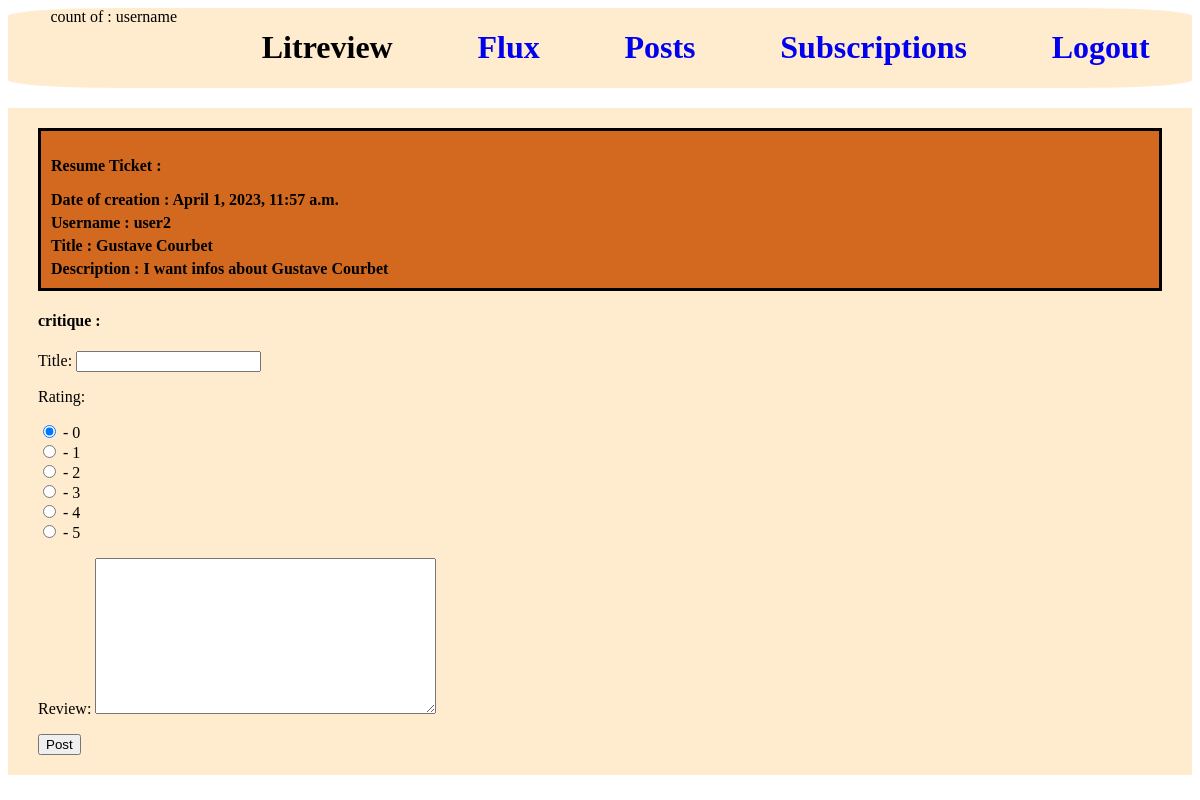
/dashboard/respond_ticket/34/ (signed in), run on the app's committed database.
### accounts/models.py (models this page shows, shortened)
class CustomUser(AbstractUser):
    pass

### reviews/models.py (models this page shows, shortened)
class Ticket(models.Model):
    title = models.CharField(max_length=128)
    slug = models.SlugField(max_length=128)
    description = models.TextField(max_length=2048, blank=True)
    user = models.ForeignKey(to=settings.AUTH_USER_MODEL, on_delete=models.CASCADE)
    image = models.ImageField(null=True, blank=True, upload_to='images')
    time_created = models.DateTimeField(auto_now_add=True)

### reviews/views.py (the view)
# urls.py: path("respond_ticket/<int:id_ticket>/", respond_to_a_ticket, name="reviews-respond_ticket"),
@login_required
def respond_to_a_ticket(request, id_ticket):
    list_id = []
    all_review = Review.objects.all()
    for i in all_review:
        list_id.append(i.ticket_id)
    instance = get_object_or_404(Ticket, id=id_ticket)
    for i in list_id:
        if instance.id == i:
            return redirect('reviews-error')
        else:
            pass
    if request.method == "POST":
        r_form = NewReviewForm(request.POST)
        if r_form.is_valid():
            Review.objects.create(
                ticket=instance,
                user=request.user,
                headline=request.POST['headline'],
                rating=request.POST['rating'],
                body=request.POST['body']
            )
            return redirect('reviews-main')
    else:
        r_form = NewReviewForm()
    return render(request, "reviews/respond_ticket.html", context={"r_form": r_form, "ticket": instance})

### reviews/forms.py
class NewReviewForm(forms.ModelForm):
    headline = forms.CharField(
        label="Title",
        max_length=200,
        widget=forms.TextInput()
    )
    rating = forms.ChoiceField(
        initial=0,
        label="Rating",
        widget=forms.RadioSelect(),
        choices=STARS
    )
    body = forms.CharField(
        label="Review",
        max_length=8000,
        widget=forms.Textarea(),
        required=False
    )
    class Meta:
        model = Review
        fields = ['headline', 'rating', 'body']

### reviews/templates/reviews/respond_ticket.html (shortened to what this page needs)
{% extends 'base.html' %}
{% block content %}
<div class="content_repond_ticket">
    <article class="article_ticket">
        <p>Resume Ticket : </p>
        <div class="v">Date of creation : {{ ticket.time_created }}</div>
        <div class="v">Username : {{ ticket.user.username }}</div>
        <div class="v"> Title : {{ ticket.title }}</div>
        <div class="v">Description : {{ ticket.description }}</div>
    </article>
    <form method="POST">
        <h4>critique : </h4>
        {{ r_form.as_p }}
        <button  type="submit">Post</button>
    </form>
</div>
{% endblock %}

### templates/base.html (shortened to what this page needs)
{% load static %}
<!DOCTYPE html>
<html lang="en">
<head>
    <link rel="stylesheet" type="text/css" href="{% static 'css/nav_bar.css' %}">
    <link rel="stylesheet" type="text/css" href="{% static 'css/create_ticket_review.css' %}">
    <link rel="stylesheet" type="text/css" href="{% static 'css/edit_ticket_review.css' %}">
    <link rel="stylesheet" type="text/css" href="{% static 'css/flux.css' %}">
    <link rel="stylesheet" type="text/css" href="{% static 'css/posts.css' %}">
    <link rel="stylesheet" type="text/css" href="{% static 'css/subscriptions.css' %}">
    <link rel="stylesheet" type="text/css" href="{% static 'css/respond_ticket.css' %}">
</head>
<body>
    <div class="navigation_bar">
        {% if user.is_authenticated %}
        count of : {{user.username}}
        {% endif %}
        <h1>Litreview</h1>
        <a href="{% url 'reviews-main' %}"><h1>Flux</h1></a>
        <a href="{% url 'reviews-posts' %}"><h1>Posts</h1></a>
        <a href="{% url 'reviews-subscriptions' %}"><h1>Subscriptions</h1></a>
        <a href="{% url 'reviews-logout' %}"><h1>Logout</h1></a>
    </div>
{% block content %}{% endblock %}
</body>
</html>

### reviews/static/css/nav_bar.css (style rules this page uses)
.navigation_bar { background-color: blanchedalmond; display: flex; justify-content: space-around; border-radius: 10%; }
a:link { text-decoration: none; }

### reviews/static/css/respond_ticket.css (style rules this page uses)
.content_repond_ticket { background-color: blanchedalmond; margin-top: 20px; padding-top: 20px; padding-bottom: 20px; padding-left: 30px; padding-right: 30px; }
.article_ticket { border: solid black; padding : 10px 10px 10px 10px; background-color: chocolate; font-weight: bold; }
.v { margin-top: 5px; }

### data on the page
CustomUser: username "username"
Ticket: time_created "April 1, 2023, 11:57 a.m.", user.username "user2", title "Gustave Courbet", description "I want infos about Gustave Courbet"
